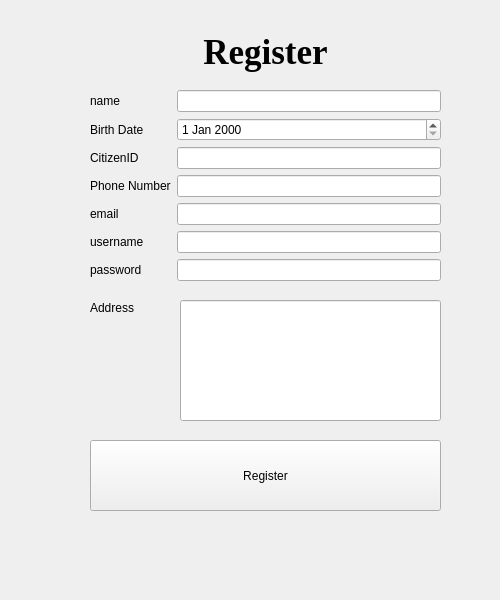
<?xml version="1.0" encoding="UTF-8"?>
<ui version="4.0">
 <class>RegisterForm</class>
 <widget class="QWidget" name="RegisterForm">
  <property name="geometry">
   <rect>
    <x>0</x>
    <y>0</y>
    <width>500</width>
    <height>600</height>
   </rect>
  </property>
  <property name="cursor">
   <cursorShape>ArrowCursor</cursorShape>
  </property>
  <property name="tabletTracking">
   <bool>false</bool>
  </property>
  <property name="windowTitle">
   <string>Register</string>
  </property>
  <widget class="QLineEdit" name="Address">
   <property name="geometry">
    <rect>
     <x>180</x>
     <y>300</y>
     <width>261</width>
     <height>121</height>
    </rect>
   </property>
   <property name="maximumSize">
    <size>
     <width>16777215</width>
     <height>16777215</height>
    </size>
   </property>
  </widget>
  <widget class="QLabel" name="addressL">
   <property name="geometry">
    <rect>
     <x>90</x>
     <y>300</y>
     <width>49</width>
     <height>16</height>
    </rect>
   </property>
   <property name="text">
    <string>Address</string>
   </property>
  </widget>
  <widget class="QPushButton" name="registerButton">
   <property name="geometry">
    <rect>
     <x>90</x>
     <y>440</y>
     <width>351</width>
     <height>71</height>
    </rect>
   </property>
   <property name="layoutDirection">
    <enum>Qt::LeftToRight</enum>
   </property>
   <property name="autoFillBackground">
    <bool>false</bool>
   </property>
   <property name="text">
    <string>Register</string>
   </property>
   <property name="iconSize">
    <size>
     <width>22</width>
     <height>22</height>
    </size>
   </property>
   <property name="flat">
    <bool>false</bool>
   </property>
  </widget>
  <widget class="QWidget" name="">
   <property name="geometry">
    <rect>
     <x>90</x>
     <y>20</y>
     <width>351</width>
     <height>261</height>
    </rect>
   </property>
   <layout class="QVBoxLayout" name="verticalLayout">
    <item>
     <widget class="QLabel" name="ResgisterL">
      <property name="font">
       <font>
        <family>Times New Roman</family>
        <pointsize>26</pointsize>
        <bold>true</bold>
       </font>
      </property>
      <property name="text">
       <string>Register</string>
      </property>
      <property name="alignment">
       <set>Qt::AlignCenter</set>
      </property>
     </widget>
    </item>
    <item>
     <layout class="QFormLayout" name="formLayout">
      <item row="0" column="0">
       <widget class="QLabel" name="nameL">
        <property name="text">
         <string>name</string>
        </property>
       </widget>
      </item>
      <item row="0" column="1">
       <widget class="QLineEdit" name="name"/>
      </item>
      <item row="1" column="0">
       <widget class="QLabel" name="birthDateL">
        <property name="text">
         <string>Birth Date</string>
        </property>
       </widget>
      </item>
      <item row="1" column="1">
       <widget class="QDateEdit" name="brithDate"/>
      </item>
      <item row="2" column="0">
       <widget class="QLabel" name="citizenIdL">
        <property name="text">
         <string>CitizenID</string>
        </property>
       </widget>
      </item>
      <item row="2" column="1">
       <widget class="QLineEdit" name="citizenId"/>
      </item>
      <item row="3" column="0">
       <widget class="QLabel" name="phoneNumberL">
        <property name="text">
         <string>Phone Number</string>
        </property>
       </widget>
      </item>
      <item row="3" column="1">
       <widget class="QLineEdit" name="phoneNumber"/>
      </item>
      <item row="4" column="0">
       <widget class="QLabel" name="emailL">
        <property name="text">
         <string>email</string>
        </property>
       </widget>
      </item>
      <item row="4" column="1">
       <widget class="QLineEdit" name="email"/>
      </item>
      <item row="5" column="0">
       <widget class="QLabel" name="usernameL">
        <property name="text">
         <string>username</string>
        </property>
       </widget>
      </item>
      <item row="5" column="1">
       <widget class="QLineEdit" name="username"/>
      </item>
      <item row="6" column="0">
       <widget class="QLabel" name="passwordL">
        <property name="text">
         <string>password</string>
        </property>
       </widget>
      </item>
      <item row="6" column="1">
       <widget class="QLineEdit" name="password"/>
      </item>
     </layout>
    </item>
   </layout>
  </widget>
 </widget>
 <tabstops>
  <tabstop>name</tabstop>
  <tabstop>Address</tabstop>
  <tabstop>password</tabstop>
  <tabstop>brithDate</tabstop>
  <tabstop>phoneNumber</tabstop>
  <tabstop>email</tabstop>
  <tabstop>username</tabstop>
  <tabstop>citizenId</tabstop>
  <tabstop>registerButton</tabstop>
 </tabstops>
 <resources/>
 <connections/>
</ui>
